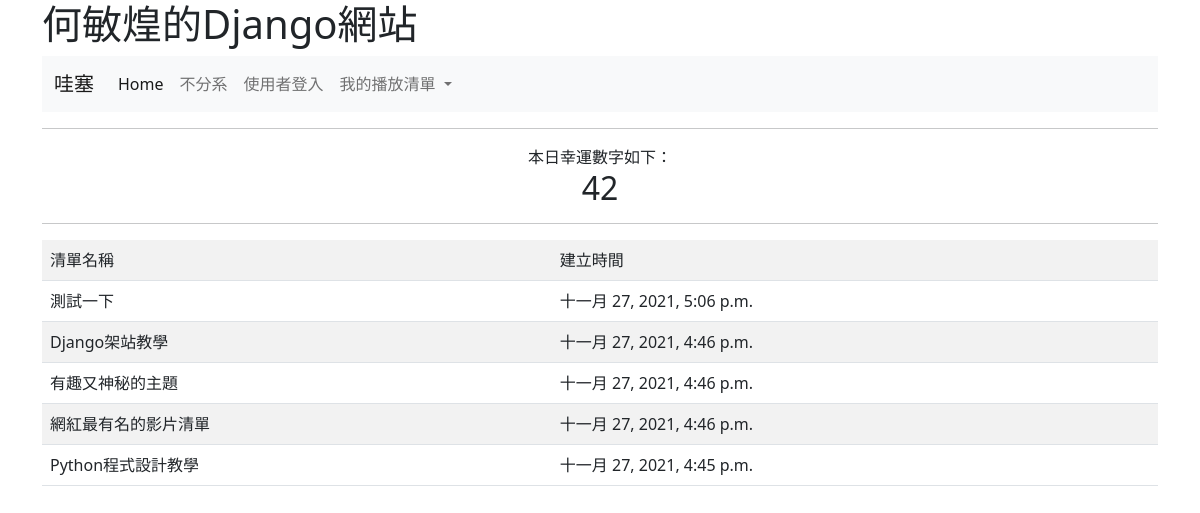
Before: / with the older database file.
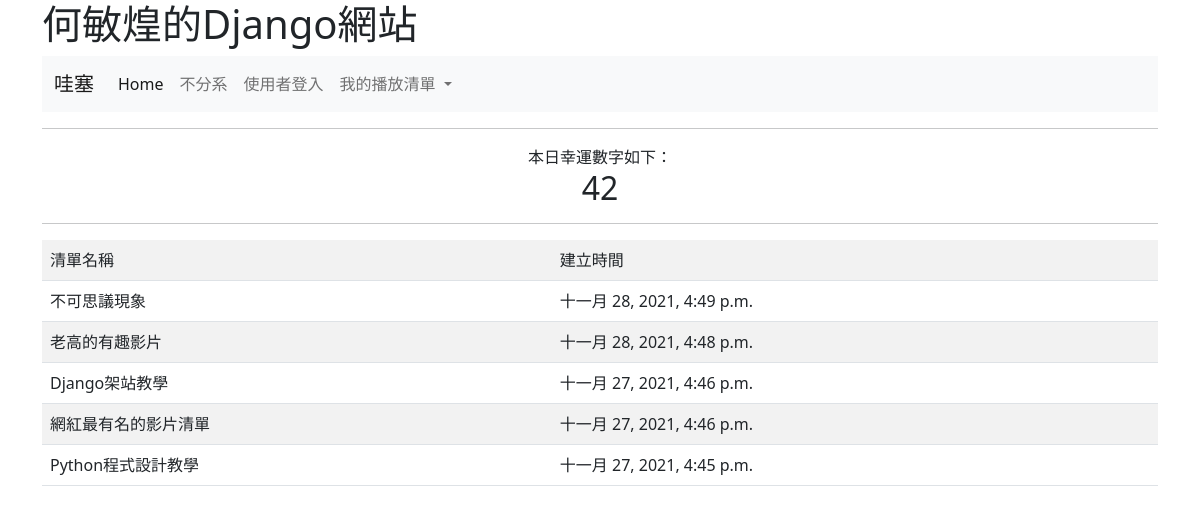
After: the same page with the newer database file.
### mysite/models.py (models this page shows, shortened)
class VideoList(models.Model):
    name = models.CharField(max_length=200)
    pub_date = models.DateTimeField(default=timezone.now)
    class Meta:
        ordering = ('-pub_date',)

### mysite/views.py (the view)
# urls.py: path('', views.index),
def index(request):
	lucky = random.randint(1, 100)
	videolists = VideoList.objects.all() #從VideoList資料表中讀取所有的記錄
	if request.method == 'POST':
		form = NameForm(request.POST)
		if form.is_valid():
			videolistname = form.cleaned_data['videolistname']
			target = VideoList(name=videolistname)
			target.save()
			return redirect("/")
	else:
		form = NameForm()
	return render(request, "index.html", locals())

### templates/index.html (shortened to what this page needs)
<!doctype html>
<html>
  <head>
    <link href="https://cdn.jsdelivr.net/npm/bootstrap@5.1.3/dist/css/bootstrap.min.css" rel="stylesheet">
  </head>
  <body>
  	<div class="container">
	    <h1>何敏煌的Django網站</h1>
<nav class="navbar navbar-expand-lg navbar-light bg-light">
  <div class="container-fluid">
    <a class="navbar-brand" href="#">哇塞</a>
    <div class="collapse navbar-collapse" id="navbarNavDropdown">
      <ul class="navbar-nav">
        <li class="nav-item">
          <a class="nav-link active" aria-current="page" href="/">Home</a>
        </li>
        <li class="nav-item">
          <a class="nav-link" href="https://ccet.nkust.edu.tw">不分系</a>
        </li>
        {% if request.user.is_authenticated %}
          <li class="nav-item">
            <a class="nav-link" href="/admin/">控制台</a>
          </li>
          <li class="nav-item">
            <a class="nav-link" href="/admin/logout/?next=/">登出</a>
          </li>
        {% else %}
          <li class="nav-item">
            <a class="nav-link" href="/admin/login/?next=/">使用者登入</a>
          </li>
        {% endif %}
        <li class="nav-item dropdown">
          <a class="nav-link dropdown-toggle" href="#" id="navbarDropdownMenuLink" role="button" data-bs-toggle="dropdown" aria-expanded="false">
            我的播放清單
          </a>
        </li>
      </ul>
    </div>
  </div>
</nav>
	    <hr>
		<center>
		本日幸運數字如下：<br>
		<h2>{{ lucky }}</h2>
		<hr>
		</center>
		<table class="table table-striped">
      <tr>
        <td>清單名稱</td><td>建立時間</td>
      </tr>
		{% for video in videolists %}
			<tr>
        <td>{{ video.name }}</td>
        <td>{{ video.pub_date }}</td>
      </tr>
		{% endfor %}
		</table>
	</div>
  </body>
</html>

Changed rows visible on the page:
removed VideoList: name "測試一下", pub_date "十一月 27, 2021, 5:06 p.m."
removed VideoList: name "有趣又神秘的主題", pub_date "十一月 27, 2021, 4:46 p.m."
added VideoList: name "不可思議現象", pub_date "十一月 28, 2021, 4:49 p.m."
added VideoList: name "老高的有趣影片", pub_date "十一月 28, 2021, 4:48 p.m."
